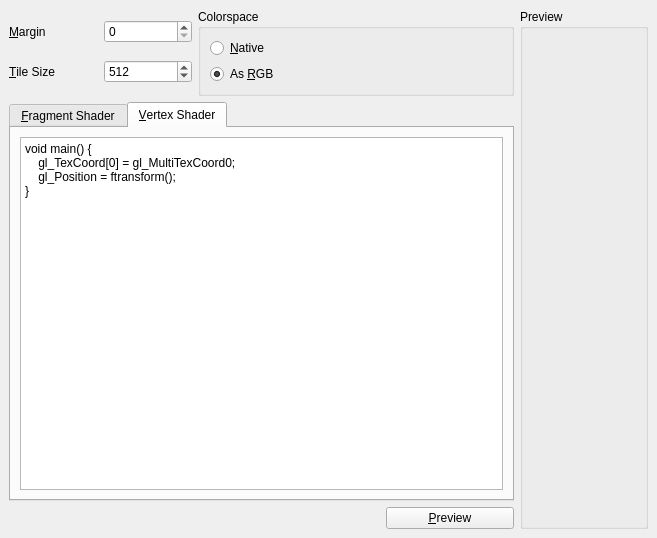
<ui version="4.0" >
 <class>WdgGlsl</class>
 <widget class="QWidget" name="WdgGlsl" >
  <property name="geometry" >
   <rect>
    <x>0</x>
    <y>0</y>
    <width>657</width>
    <height>538</height>
   </rect>
  </property>
  <property name="windowTitle" >
   <string>Form</string>
  </property>
  <layout class="QGridLayout" >
   <property name="leftMargin" >
    <number>9</number>
   </property>
   <property name="topMargin" >
    <number>9</number>
   </property>
   <property name="rightMargin" >
    <number>9</number>
   </property>
   <property name="bottomMargin" >
    <number>9</number>
   </property>
   <property name="horizontalSpacing" >
    <number>6</number>
   </property>
   <property name="verticalSpacing" >
    <number>6</number>
   </property>
   <item rowspan="3" row="0" column="3" >
    <widget class="QGroupBox" name="grpPreview" >
     <property name="title" >
      <string>Preview</string>
     </property>
    </widget>
   </item>
   <item row="2" column="0" colspan="2" >
    <spacer>
     <property name="orientation" >
      <enum>Qt::Horizontal</enum>
     </property>
     <property name="sizeHint" >
      <size>
       <width>371</width>
       <height>20</height>
      </size>
     </property>
    </spacer>
   </item>
   <item row="2" column="2" >
    <widget class="QPushButton" name="bnPreview" >
     <property name="text" >
      <string>&amp;Preview</string>
     </property>
    </widget>
   </item>
   <item row="1" column="0" colspan="3" >
    <widget class="QTabWidget" name="tabWidget" >
     <property name="currentIndex" >
      <number>1</number>
     </property>
     <widget class="QWidget" name="tabFragment" >
      <attribute name="title" >
       <string>&amp;Fragment Shader</string>
      </attribute>
      <layout class="QGridLayout" >
       <property name="leftMargin" >
        <number>9</number>
       </property>
       <property name="topMargin" >
        <number>9</number>
       </property>
       <property name="rightMargin" >
        <number>9</number>
       </property>
       <property name="bottomMargin" >
        <number>9</number>
       </property>
       <property name="horizontalSpacing" >
        <number>6</number>
       </property>
       <property name="verticalSpacing" >
        <number>6</number>
       </property>
       <item row="0" column="0" >
        <widget class="KTextEdit" name="fragmentText" >
         <property name="html" >
          <string>&lt;html>&lt;head>&lt;meta name="qrichtext" content="1" />&lt;style type="text/css">
p, li { white-space: pre-wrap; }
&lt;/style>&lt;/head>&lt;body style=" font-family:'Sans Serif'; font-size:9pt; font-weight:400; font-style:normal;">
&lt;p style=" margin-top:0px; margin-bottom:0px; margin-left:0px; margin-right:0px; -qt-block-indent:0; text-indent:0px;">#extension GL_ARB_texture_rectangle : enable&lt;/p>
&lt;p style="-qt-paragraph-type:empty; margin-top:0px; margin-bottom:0px; margin-left:0px; margin-right:0px; -qt-block-indent:0; text-indent:0px;">&lt;/p>
&lt;p style=" margin-top:0px; margin-bottom:0px; margin-left:0px; margin-right:0px; -qt-block-indent:0; text-indent:0px;">uniform sampler2DRect image;&lt;/p>
&lt;p style="-qt-paragraph-type:empty; margin-top:0px; margin-bottom:0px; margin-left:0px; margin-right:0px; -qt-block-indent:0; text-indent:0px;">&lt;/p>
&lt;p style=" margin-top:0px; margin-bottom:0px; margin-left:0px; margin-right:0px; -qt-block-indent:0; text-indent:0px;">void main() {&lt;/p>
&lt;p style=" margin-top:0px; margin-bottom:0px; margin-left:0px; margin-right:0px; -qt-block-indent:0; text-indent:0px;">    gl_FragColor = texture2DRect(image, gl_TexCoord[0].st);&lt;/p>
&lt;p style=" margin-top:0px; margin-bottom:0px; margin-left:0px; margin-right:0px; -qt-block-indent:0; text-indent:0px;">}&lt;/p>&lt;/body>&lt;/html></string>
         </property>
        </widget>
       </item>
      </layout>
     </widget>
     <widget class="QWidget" name="tabVertex" >
      <attribute name="title" >
       <string>&amp;Vertex Shader</string>
      </attribute>
      <layout class="QGridLayout" >
       <item row="0" column="0" >
        <widget class="KTextEdit" name="vertexText" >
         <property name="autoFormatting" >
          <set>QTextEdit::AutoNone</set>
         </property>
         <property name="html" >
          <string>&lt;html>&lt;head>&lt;meta name="qrichtext" content="1" />&lt;style type="text/css">
p, li { white-space: pre-wrap; }
&lt;/style>&lt;/head>&lt;body style=" font-family:'Sans Serif'; font-size:9pt; font-weight:400; font-style:normal;">
&lt;p style=" margin-top:0px; margin-bottom:0px; margin-left:0px; margin-right:0px; -qt-block-indent:0; text-indent:0px;">void main() {&lt;/p>
&lt;p style=" margin-top:0px; margin-bottom:0px; margin-left:0px; margin-right:0px; -qt-block-indent:0; text-indent:0px;">    gl_TexCoord[0] = gl_MultiTexCoord0;&lt;/p>
&lt;p style=" margin-top:0px; margin-bottom:0px; margin-left:0px; margin-right:0px; -qt-block-indent:0; text-indent:0px;">    gl_Position = ftransform();&lt;/p>
&lt;p style=" margin-top:0px; margin-bottom:0px; margin-left:0px; margin-right:0px; -qt-block-indent:0; text-indent:0px;">}&lt;/p>&lt;/body>&lt;/html></string>
         </property>
        </widget>
       </item>
      </layout>
     </widget>
    </widget>
   </item>
   <item row="0" column="1" colspan="2" >
    <widget class="QGroupBox" name="grpCS" >
     <property name="title" >
      <string>Colorspace</string>
     </property>
     <layout class="QGridLayout" >
      <property name="leftMargin" >
       <number>9</number>
      </property>
      <property name="topMargin" >
       <number>9</number>
      </property>
      <property name="rightMargin" >
       <number>9</number>
      </property>
      <property name="bottomMargin" >
       <number>9</number>
      </property>
      <property name="horizontalSpacing" >
       <number>6</number>
      </property>
      <property name="verticalSpacing" >
       <number>6</number>
      </property>
      <item row="0" column="0" >
       <widget class="QRadioButton" name="boolNative" >
        <property name="text" >
         <string>&amp;Native</string>
        </property>
       </widget>
      </item>
      <item row="1" column="0" >
       <widget class="QRadioButton" name="boolRGB" >
        <property name="text" >
         <string>As &amp;RGB</string>
        </property>
        <property name="checked" >
         <bool>true</bool>
        </property>
       </widget>
      </item>
     </layout>
    </widget>
   </item>
   <item row="0" column="0" >
    <layout class="QGridLayout" >
     <property name="leftMargin" >
      <number>0</number>
     </property>
     <property name="topMargin" >
      <number>0</number>
     </property>
     <property name="rightMargin" >
      <number>0</number>
     </property>
     <property name="bottomMargin" >
      <number>0</number>
     </property>
     <property name="horizontalSpacing" >
      <number>6</number>
     </property>
     <property name="verticalSpacing" >
      <number>6</number>
     </property>
     <item row="1" column="1" >
      <widget class="QSpinBox" name="intTileSize" >
       <property name="maximum" >
        <number>2048</number>
       </property>
       <property name="value" >
        <number>512</number>
       </property>
      </widget>
     </item>
     <item row="1" column="0" >
      <widget class="QLabel" name="label_2" >
       <property name="toolTip" >
        <string>&lt;html>&lt;head>&lt;meta name="qrichtext" content="1" />&lt;style type="text/css">
p, li { white-space: pre-wrap; }
&lt;/style>&lt;/head>&lt;body style=" font-family:'Helvetica'; font-size:9pt; font-weight:400; font-style:normal; text-decoration:none;">
&lt;p style=" margin-top:0px; margin-bottom:0px; margin-left:0px; margin-right:0px; -qt-block-indent:0; text-indent:0px;">Width and Height of the tiles (must be a power of two)&lt;/p>&lt;/body>&lt;/html></string>
       </property>
       <property name="text" >
        <string>&amp;Tile Size</string>
       </property>
       <property name="buddy" >
        <cstring>intTileSize</cstring>
       </property>
      </widget>
     </item>
     <item row="0" column="0" >
      <widget class="QLabel" name="label" >
       <property name="toolTip" >
        <string>&lt;html>&lt;head>&lt;meta name="qrichtext" content="1" />&lt;style type="text/css">
p, li { white-space: pre-wrap; }
&lt;/style>&lt;/head>&lt;body style=" font-family:'Helvetica'; font-size:9pt; font-weight:400; font-style:normal; text-decoration:none;">
&lt;p style=" margin-top:0px; margin-bottom:0px; margin-left:0px; margin-right:0px; -qt-block-indent:0; text-indent:0px;">Margin around the texture tiles (for instance, for convolution).&lt;/p>&lt;/body>&lt;/html></string>
       </property>
       <property name="text" >
        <string>&amp;Margin</string>
       </property>
       <property name="buddy" >
        <cstring>intMargin</cstring>
       </property>
      </widget>
     </item>
     <item row="0" column="1" >
      <widget class="QSpinBox" name="intMargin" />
     </item>
    </layout>
   </item>
  </layout>
 </widget>
 <customwidgets>
  <customwidget>
   <class>KTextEdit</class>
   <extends>QTextEdit</extends>
   <header>ktextedit.h</header>
  </customwidget>
 </customwidgets>
 <resources/>
 <connections/>
</ui>
